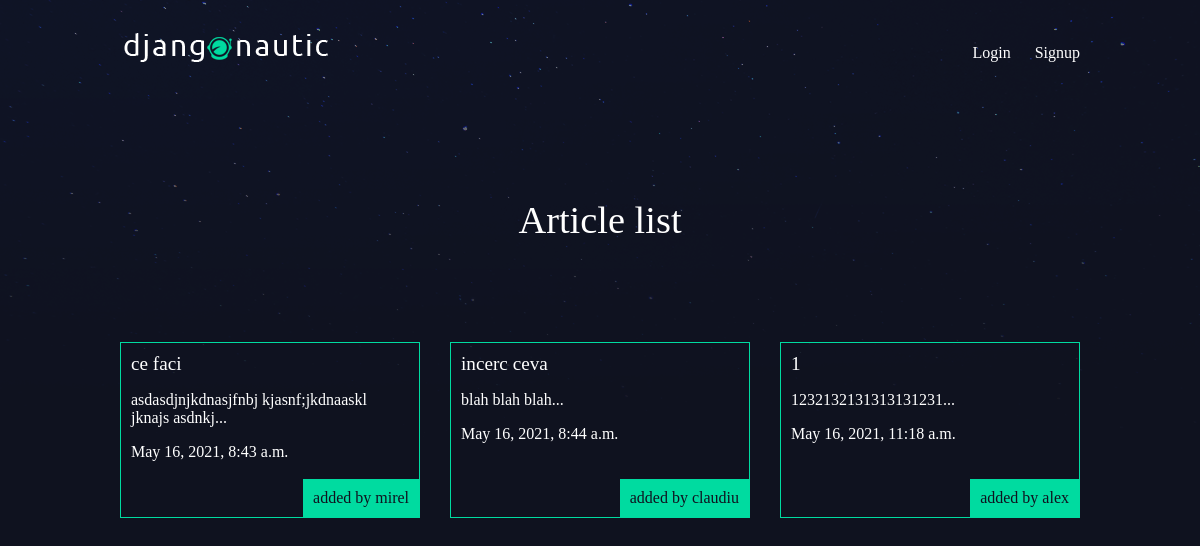
The app's page /articles/ with its own data.
### articles/models.py (models this page shows, shortened)
class Article(models.Model):
    title = models.CharField(max_length=100)
    slug = models.SlugField()
    body = models.TextField()
    date = models.DateTimeField(auto_now_add=True)
    thumb = models.ImageField(default='default.png',blank=True)
    author = models.ForeignKey(User, default=None, on_delete=models.CASCADE)
    def snippet(self):
        return self.body[:50] + '...'

### articles/views.py (the view)
# urls.py: path('', views.article_list, name = 'list'),
def article_list(request):
    articles = Article.objects.all().order_by("date")
    return render(request,'articles/article_list.html', {'articles':articles})

### articles/templates/articles/article_list.html
{% extends 'base_layout.html' %}
{% block content %}
<h1>Article list</h1>
<div class="articles">
  {% for article in articles %}
  <div class="article">
    <h2>
      <a href="{% url 'articles:detail' slug=article.slug %}"
        >{{article.title}}</a
      >
    </h2>
    <p>{{article.snippet}}</p>
    <p>{{article.date}}</p>
    <p class="author">added by {{article.author.username}}</p>
  </div>
  {% endfor %}
</div>
{% endblock %}

### templates/base_layout.html (shortened to what this page needs)
{% load static %}
<!DOCTYPE html>
<html lang="en">
<head>
    <link rel="stylesheet" href="{% static 'styles.css' %}">
</head>
<body>
    <header class="wrapper">
        <h1><a href="{% url 'home' %}"><img src="{% static 'logo.png' %}" alt=""></a></h1>
        <nav>
            <ul>
                {% if user.is_authenticated %}
                <li>
                    <form class="logout-link" action="{% url 'accounts:logout' %}" method="POST">
                        {% csrf_token %}
                        <button type='submit'>Logout</button>
                    </form>
                </li>
                <li>
                 <a href="{% url 'articles:create' %}" class="highlight">New Article</a>
                </li>
                {% else %}
                    <li><a href="{% url 'accounts:login' %}">Login</a></li>
                    <li><a href="{% url 'accounts:signup' %}">Signup</a></li>
                {% endif %}
            </ul>
        </nav>
    </header>
    <div class="wrapper">
        {% block content %}
        {% endblock %}
    </div>
</body>
</html>

### assets/styles.css (style rules this page uses)
body { background-color: #0f121f; background-image: url(/static/stars.png); background-repeat: repeat-x; color: #fff; }
h1,h2,h3,h4,h5 { font-weight: normal; margin: 0; }
a,a:hover,a:visited { color: #fff; text-decoration: none; }
.wrapper { max-width: 960px; margin: 0 auto; }
div.wrapper > h1 { text-align: center; margin: 100px auto; font-size: 2.4em; }
header { display:grid; grid-template-columns: 1fr 1fr; padding: 20px 0; }
nav { justify-self: end; }
nav li { display:inline-block; list-style-type: none; margin-left: 20px; }
.articles { display:grid; grid-template-columns:1fr 1fr 1fr; grid-gap:30px }
.article { padding: 10px; border: 1px solid #00dba0; position:relative; padding-bottom:40px; }
.article h2 { font-size:1.2em; }
.article .author { padding:10px; background: #00dba0; position:absolute; right: 0; bottom: 0; margin:0; color: #0f121f; }

### records on screen
Article: title "ce faci", snippet "asdasdjnjkdnasjfnbj kjasnf;jkdnaaskl jknajs asdnkj...", date "May 16, 2021, 8:43 a.m.", author.username "mirel"
Article: title "incerc ceva", snippet "blah blah blah...", date "May 16, 2021, 8:44 a.m.", author.username "claudiu"
Article: title "1", snippet "1232132131313131231...", date "May 16, 2021, 11:18 a.m.", author.username "alex"
